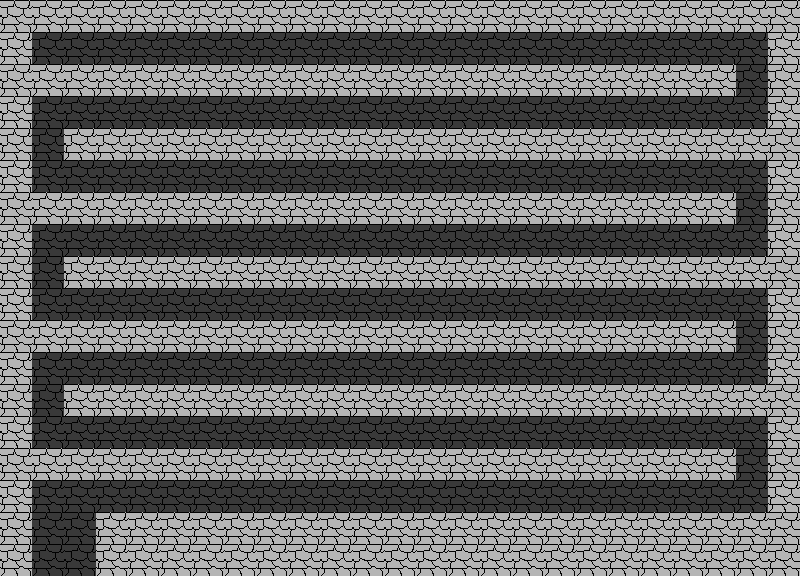

A level layout from a 2D game, rendered from its tile map. Below: a short description, then the map file with its tile-grid data intact:
An orthogonal 25x18 tile map with 32x32 px tiles, 1 tile layer (floor) and 5 objects (3x door, player, enemy).

<map version="1.10" tiledversion="1.11.2" orientation="orthogonal" renderorder="right-down" width="25" height="18" tilewidth="32" tileheight="32" infinite="0" nextlayerid="3" nextobjectid="8">
 <tileset firstgid="1" source="placeholder.tsx" />
 <layer id="1" name="floor" width="25" height="18">
  <data encoding="csv">
2,2,2,2,2,2,2,2,2,2,2,2,2,2,2,2,2,2,2,2,2,2,2,2,2,
2,1,1,1,1,1,1,1,1,1,1,1,1,1,1,1,1,1,1,1,1,1,1,1,2,
2,2,2,2,2,2,2,2,2,2,2,2,2,2,2,2,2,2,2,2,2,2,2,1,2,
2,1,1,1,1,1,1,1,1,1,1,1,1,1,1,1,1,1,1,1,1,1,1,1,2,
2,1,2,2,2,2,2,2,2,2,2,2,2,2,2,2,2,2,2,2,2,2,2,2,2,
2,1,1,1,1,1,1,1,1,1,1,1,1,1,1,1,1,1,1,1,1,1,1,1,2,
2,2,2,2,2,2,2,2,2,2,2,2,2,2,2,2,2,2,2,2,2,2,2,1,2,
2,1,1,1,1,1,1,1,1,1,1,1,1,1,1,1,1,1,1,1,1,1,1,1,2,
2,1,2,2,2,2,2,2,2,2,2,2,2,2,2,2,2,2,2,2,2,2,2,2,2,
2,1,1,1,1,1,1,1,1,1,1,1,1,1,1,1,1,1,1,1,1,1,1,1,2,
2,2,2,2,2,2,2,2,2,2,2,2,2,2,2,2,2,2,2,2,2,2,2,1,2,
2,1,1,1,1,1,1,1,1,1,1,1,1,1,1,1,1,1,1,1,1,1,1,1,2,
2,1,2,2,2,2,2,2,2,2,2,2,2,2,2,2,2,2,2,2,2,2,2,2,2,
2,1,1,1,1,1,1,1,1,1,1,1,1,1,1,1,1,1,1,1,1,1,1,1,2,
2,2,2,2,2,2,2,2,2,2,2,2,2,2,2,2,2,2,2,2,2,2,2,1,2,
2,1,1,1,1,1,1,1,1,1,1,1,1,1,1,1,1,1,1,1,1,1,1,1,2,
2,1,1,2,2,2,2,2,2,2,2,2,2,2,2,2,2,2,2,2,2,2,2,2,2,
2,1,1,2,2,2,2,2,2,2,2,2,2,2,2,2,2,2,2,2,2,2,2,2,2
</data>
 </layer>
 <objectgroup id="2" name="objects" visible="0">
  <object id="2" type="door" gid="3" x="32" y="576" width="32" height="32" />
  <object id="3" type="door" gid="3" x="64" y="576" width="32" height="32" />
  <object id="4" type="player" gid="4" x="32" y="64" width="32" height="32" />
  <object id="5" type="enemy" gid="5" x="32" y="544" width="32" height="32" />
  <object id="7" type="door" gid="3" x="0" y="64" width="32" height="32">
   <properties>
    <property name="contains" value="" />
   </properties>
  </object>
 </objectgroup>
</map>
